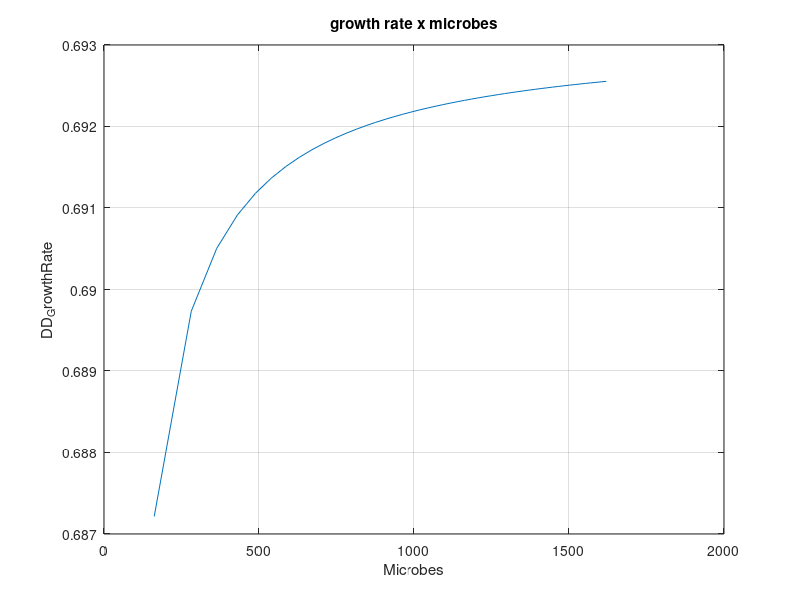
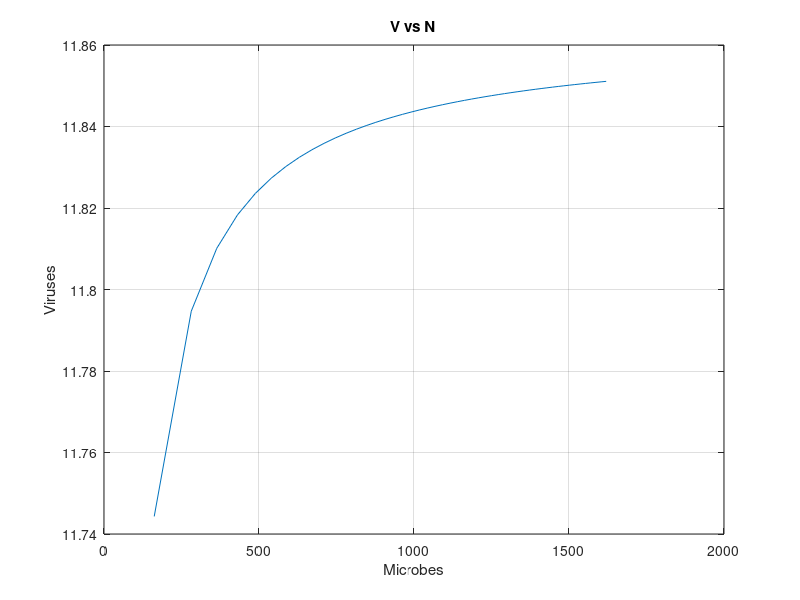

Source code (MATLAB) for these figures, in order:
function PtW


r=log(2)
m=log(2)
phi=.05
beta_max=10
d=.1

Nmin=r*m/(r-d)\phi\beta_max;
Kmin=beta_max*phi/m*Nmin^2;
K=linspace(Kmin,100*Kmin,50);

N=sqrt(m/beta_max/phi*K);
V=(r-d)/phi-r/phi^2*m/beta_max./N;
DD_GrowthRate = r*(1-N./K);
Burst = beta_max*(1-N./K);
DeathRateByPhage=phi*V;

%figure(1)
%plot(N,Burst)
%title('PtW - Revolutionary')
%xlabel('Cells per ml')
%ylabel('Predicted burst size')
%grid on

%figure(2)
%plot(K,N)
%xlabel('Carrying Capacity')
%ylabel('Microbes')
%title('N vs K')
%grid on

%figure(3)
%plot(K,V)
%xlabel('Carrying Capacity')
%ylabel('VIRUSES')
%title('V vs K')
%grid on

%figure(4)
%plot(N./K,N)
%ylabel('N')
%xlabel('N/K')
%title('play')
%grid on

figure(5)
plot(N, DD_GrowthRate)
title('growth rate x microbes')
ylabel('DD_GrowthRate')
xlabel('Microbes')
grid on

figure(6)
plot(N,V)
title('V vs N')
xlabel('Microbes')
ylabel('Viruses')
grid on

%figure(7)
%plot(K,V.*N)
%title('ER vs K')
%xlabel('Carrying Capacity')
%ylabel('Encounter Rate (N*V)')
%grid on

%figure(8)
%plot(V.*N, V./N)
%title('ER vs VMR')
%xlabel('ER')
%ylabel('VMR')
%grid on

%figure(9)
%plot(N, DeathRateByPhage)
%title('')
%xlabel('N')
%ylabel('DeathRateByPhage')
%grid on